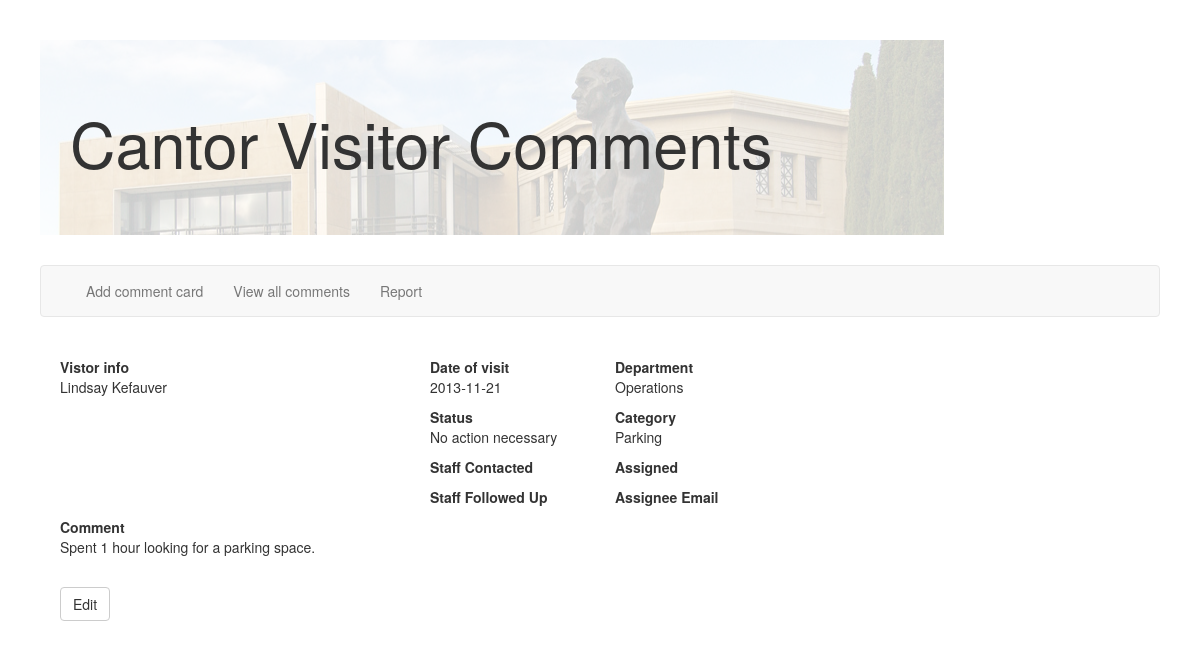
Page /comment.php?commentID=2 on the committed database.
### tables this page shows
CREATE TABLE Comments(CommentID integer PRIMARY KEY, Date datetime, CommentText varchar, 
Name varchar, Telephone varchar, Email varchar, Status varchar, Department varchar, 
Category varchar, Assignee varchar, AssigneeEmail varchar, ContactDate datetime, FollowUpDate datetime);

### comment.php (the view, shortened to what this page needs)
<html>
<head>
  <link href="bootstrap/css/bootstrap.min.css" rel="stylesheet">
</head>
<?php
	include ('./cantorsqlitedb.php');
?>
<div class="content">
<?php
  if($_GET["commentID"]) {
    $commentID = $_GET["commentID"];
    try {
      $db->beginTransaction();
      $query = "Select * from Comments where CommentID=" . $commentID;
      $result = $db->query($query);
      $row = $result->fetch();
      $date = $row["Date"];
      $name = $row["Name"];
      $status = $row["Status"];
      $comment = $row["CommentText"];
      $department = $row["Department"];
      $category = $row["Category"];
      echo "<div class=\"row\">";
      echo "<div class=\"col-md-4\">";
      echo "<strong>Vistor info</strong>";
      echo "<p>" . $name . "</p>";
      echo "</div>";
      echo "<div class=\"col-md-2\">";
      echo "<strong>Date of visit</strong>";
      echo "<p>" . $date . "</p>";
      echo "<strong>Status</strong>";
      echo "<p>" . $status . "</p>";
      echo "<strong>Staff Contacted</strong>";
      echo "<strong>Staff Followed Up</strong>";
      echo "</div>";
      echo "<div class=\"col-md-2\">";
      echo "<strong>Department</strong>";
      echo "<p>" . $department . "</p>";
      echo "<strong>Category</strong>";
      echo "<p>" . $category . "</p>";
      echo "<strong>Assigned</strong>";
      echo "<strong>Assignee Email</strong>";
      echo "</div>";
      echo "</div>";
      echo "<div class=\"row\">";
      echo "<div class=\"col-md-6\">";
      echo "<strong>Comment</strong>";
      echo "<p>". $comment . "</p>";
      echo "</div>";
      echo "</div>";
      echo "
        <div class=\"row\">
        <br>
        <div class=\"col-md-4\">
        <form role=\"form\" method=\"GET\" action=\"edit_comment.php\">
          <input type=\"hidden\" name=\"commentID\" value=\"" . $commentID . "\"/>
          <button type=\"submit\" class=\"btn btn-default\">Edit</button>
        </form>
        </div>";
    } catch (Exception $e) {
      echo "<h3>Exception" . $e . "</h3>";
    }
  } else {
    header('Location: http://cgi.stanford.edu/~tsantos/view_comments.php');
  }
?>
</div>
</body>
</html>

### public/css/general.css (style rules this page uses)
body { margin: 40px; }
.content { padding: 20px; }
.jumbotron { position: relative; background: none; }
.jumbotron:after { content:""; background-color:#00ff00; background: url("../images/cantor_jumbotron.jpg"); background-repeat:no-repeat; opacity: 0.2; top: 0; left: 0; bottom: 0; right: 0; position: absolute; z-index: -1; }

### rows in the picture
comments: Name "Lindsay Kefauver", Date "2013-11-21", Status "No action necessary", Department "Operations", Category "Parking", CommentText "Spent 1 hour looking for a parking space."
